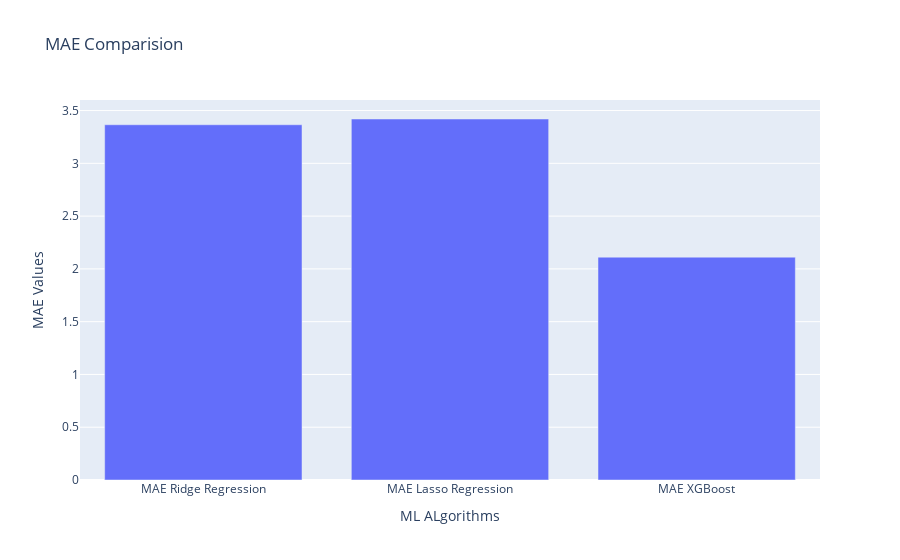

Notebook source saved alongside this figure:
### Code cell
categories = ['MAE Ridge Regression', 'MAE Lasso Regression', 'MAE XGBoost']
values =[mae_ridge, mae_lasso, mae_xgb]
fig = go.Figure(data=go.Bar(x=categories,y=values))
fig.update_layout(xaxis_title ='ML ALgorithms', 
                  yaxis_title='MAE Values', title= 'MAE Comparision')

fig.show()

### Figure 1 — Plotly figure (JSON) as saved in the notebook; plotly's stock layout.template omitted (floating-point values rounded to 4 significant figures)
{"data": [{"type": "bar", "x": ["MAE Ridge Regression", "MAE Lasso Regression", "MAE XGBoost"], "y": [3.365, 3.42, 2.111]}], "layout": {"title": {"text": "MAE Comparision"}, "xaxis": {"title": {"text": "ML ALgorithms"}}, "yaxis": {"title": {"text": "MAE Values"}}}}
